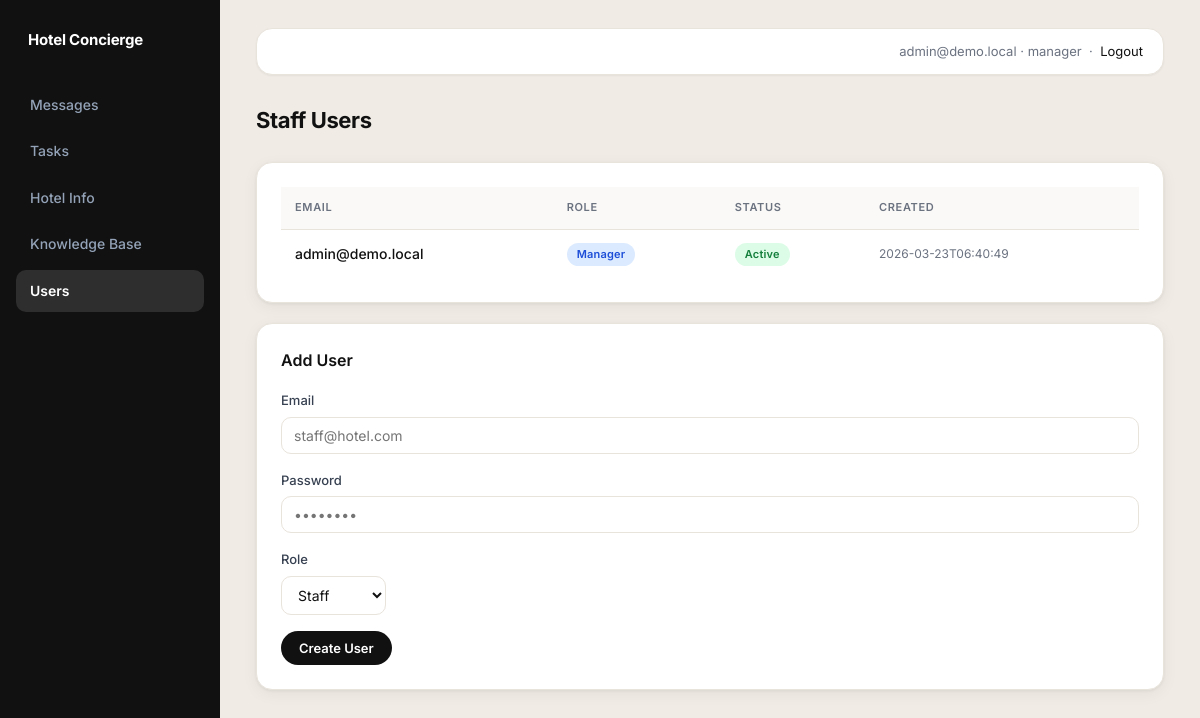
The page /admin/users (signed in) on the database its author committed.
### tables this page shows
CREATE TABLE staff_users (
            id INTEGER PRIMARY KEY AUTOINCREMENT,
            hotel_id INTEGER NOT NULL,
            email TEXT NOT NULL UNIQUE,
            password_hash TEXT NOT NULL,
            role TEXT NOT NULL,
            is_active INTEGER NOT NULL DEFAULT 1,
            created_at TEXT NOT NULL,
            FOREIGN KEY (hotel_id) REFERENCES hotels (id)
        );

### admin.py (the view, shortened to what this page needs)
@admin_bp.route("/admin/users", methods=["GET", "POST"])
@login_required
@role_required("manager")
def admin_users():
    hotel_id = session.get("hotel_id")
    rows = list_staff_users(hotel_id)
    csrf_token = _ensure_csrf_token()
    return render_template(
        "users.html",
        rows=rows,
        csrf_token=csrf_token,
        title="Users",
        active_page="users",
    )

### admin.py (called while the page is built)
def _ensure_csrf_token():
    if not session.get("csrf_token"):
        session["csrf_token"] = secrets.token_urlsafe(16)
    return session["csrf_token"]

### app.py (called while the page is built)
@app.before_request
def _load_user():
    load_current_user()

### auth.py (called while the page is built)
def load_current_user():
    user_id = session.get("user_id")
    if not user_id:
        g.current_user = None
        return
    user = get_staff_user_by_id(user_id)
    if not user:
        session.clear()
        g.current_user = None
        return
    g.current_user = user

def login_required(fn):
    @wraps(fn)
    def wrapper(*args, **kwargs):
        if not session.get("user_id"):
            return redirect(url_for("login"))
        return fn(*args, **kwargs)
    return wrapper

def role_required(*roles):
    def decorator(fn):
        @wraps(fn)
        def wrapper(*args, **kwargs):
            user = get_staff_user_by_id(session.get("user_id", -1))
            role = user["role"] if user and "role" in user.keys() else None
            if not user or role not in roles:
                return redirect(url_for("admin.admin_messages"))
            return fn(*args, **kwargs)
        return wrapper
    return decorator

### db.py (called while the page is built)
def get_conn():
    if IS_POSTGRES:
        if psycopg2 is None:
            raise RuntimeError("psycopg2 is required for Postgres but is not installed")
        return psycopg2.connect(DATABASE_URL, cursor_factory=RealDictCursor)
    conn = sqlite3.connect(DB_PATH)
    conn.row_factory = sqlite3.Row
    return conn

def _convert_sql(sql: str) -> str:
    if IS_POSTGRES:
        return sql.replace("?", "%s")
    return sql

def _fetchall(sql: str, params=()):
    conn = get_conn()
    cur = conn.cursor()
    cur.execute(_convert_sql(sql), params)
    rows = cur.fetchall()
    conn.close()
    return rows

def _fetchone(sql: str, params=()):
    conn = get_conn()
    cur = conn.cursor()
    cur.execute(_convert_sql(sql), params)
    row = cur.fetchone()
    conn.close()
    return row

def get_staff_user_by_id(user_id: int):
    return _fetchone("SELECT * FROM staff_users WHERE id = ? AND is_active = ?", (user_id, True))

def list_staff_users(hotel_id: int):
    return _fetchall(
        "SELECT id, email, role, is_active, created_at FROM staff_users WHERE hotel_id = ? ORDER BY id DESC",
        (hotel_id,),
    )

### templates/users.html (shortened to what this page needs)
{% extends "base_admin.html" %}
{% block content %}
<div class="page-header">
  <h2>Staff Users</h2>
</div>
<div class="panel">
  <table class="table">
    <thead>
      <tr>
        <th>Email</th>
        <th>Role</th>
        <th>Status</th>
        <th>Created</th>
      </tr>
    </thead>
    <tbody>
      {% for r in rows %}
      <tr>
        <td style="font-weight:500;">{{ r['email'] }}</td>
        <td><span class="badge {{ 'normal' if r['role']=='manager' else 'low' }}">{{ r['role']|capitalize }}</span></td>
        <td><span class="badge {{ 'done' if r['is_active'] else 'open' }}">{{ 'Active' if r['is_active'] else 'Inactive' }}</span></td>
        <td class="small">{{ r['created_at'] }}</td>
      </tr>
      {% endfor %}
    </tbody>
  </table>
</div>
<div class="panel" style="margin-top:20px;">
  <h3>Add User</h3>
  <form method="post">
    <div class="form-group">
      <label>Email</label>
      <input class="input" type="email" name="email" placeholder="staff@hotel.com" />
    </div>
    <div class="form-group">
      <label>Password</label>
      <input class="input" type="password" name="password" placeholder="••••••••" />
    </div>
    <div class="form-group">
      <label>Role</label>
      <select name="role">
        <option value="staff">Staff</option>
      </select>
    </div>
    <button class="btn" type="submit">Create User</button>
  </form>
</div>
{% endblock %}

### templates/base_admin.html (shortened to what this page needs)
<!doctype html>
<html lang="en">
  <head>
    <link rel="stylesheet" href="/static/admin.css" />
  </head>
  <body>
    <div class="layout">
      <aside class="sidebar">
        <h1>Hotel Concierge</h1>
        <nav class="nav">
          <a href="/admin/messages" class="{% if active_page=='messages' %}active{% endif %}">Messages</a>
          <a href="/admin/tasks" class="{% if active_page=='tasks' %}active{% endif %}">Tasks</a>
          <a href="/admin/hotel" class="{% if active_page=='hotel' %}active{% endif %}">Hotel Info</a>
          <a href="/admin/knowledge" class="{% if active_page=='knowledge' %}active{% endif %}">Knowledge Base</a>
          <a href="/admin/users" class="{% if active_page=='users' %}active{% endif %}">Users</a>
        </nav>
      </aside>
      <main class="content">
        <div class="topbar">
          <div class="user">
            {{ session.get('email','') }} · {{ session.get('role','') }}
            &nbsp;·&nbsp; <a href="/logout">Logout</a>
          </div>
        </div>
        {% block content %}{% endblock %}
      </main>
    </div>
  </body>
</html>

### static/admin.css (style rules this page uses)
:root { --bg: #f0ece5; --panel: #ffffff; --text: #111111; --muted: #6b7280; --border: #e8e3db; --accent: #111111; --accent-fg: #ffffff; --danger: #dc2626; --success: #16a34a; --warning: #d97706; --shadow: 0 1px 3px rgba(0,0,0,0.06), 0 4px 16px rgba(0,0,0,0.05); --shadow-sm: 0 1px 2px rgba(0,0,0,0.05); --radius: 16px; --radius-sm: 10px; --radius-pill: 999px; }
* { box-sizing: border-box; margin: 0; padding: 0; }
body { font-family: 'Inter', 'SF Pro Text', 'Helvetica Neue', Arial, sans-serif; color: var(--text); background: var(--bg); font-size: 14px; line-height: 1.6; -webkit-font-smoothing: antialiased; }
a { color: var(--accent); text-decoration: none; }
.layout { display: grid; grid-template-columns: 220px 1fr; min-height: 100vh; }
.sidebar { background: #111111; color: #e2e8f0; padding: 28px 16px 28px; position: sticky; top: 0; height: 100vh; display: flex; flex-direction: column; gap: 0; }
.sidebar h1 { font-size: 15px; font-weight: 700; color: #ffffff; letter-spacing: -0.2px; padding: 0 12px; margin-bottom: 32px; }
.nav { display: flex; flex-direction: column; gap: 4px; }
.nav a { display: block; padding: 10px 14px; border-radius: var(--radius-sm); color: #94a3b8; font-size: 14px; font-weight: 500; transition: background 0.15s, color 0.15s; }
.nav a.active { background: rgba(255,255,255,0.12); color: #ffffff; font-weight: 600; }
.content { padding: 28px 36px 48px; width: 100%; min-width: 0; }
.topbar { display: flex; align-items: center; justify-content: flex-end; background: var(--panel); padding: 12px 20px; border: 1px solid var(--border); border-radius: var(--radius); box-shadow: var(--shadow-sm); margin-bottom: 28px; }
.topbar .user { color: var(--muted); font-size: 13px; }
.btn { display: inline-flex; align-items: center; gap: 6px; background: var(--accent); color: var(--accent-fg); padding: 9px 18px; border: none; border-radius: var(--radius-pill); cursor: pointer; font-size: 13px; font-weight: 600; font-family: inherit; transition: opacity 0.15s; white-space: nowrap; }
.panel { background: var(--panel); border: 1px solid var(--border); border-radius: var(--radius); padding: 24px; box-shadow: var(--shadow); }
.panel h3 { font-size: 16px; font-weight: 600; margin-bottom: 16px; }
.table { width: 100%; border-collapse: collapse; }
.table th, .table td { padding: 12px 14px; border-bottom: 1px solid var(--border); text-align: left; vertical-align: middle; }
.table tr:last-child td { border-bottom: none; }
.table th { font-size: 11px; font-weight: 600; text-transform: uppercase; letter-spacing: 0.06em; color: var(--muted); background: #faf9f7; }
.badge { display: inline-flex; align-items: center; padding: 3px 10px; border-radius: var(--radius-pill); font-size: 11px; font-weight: 600; letter-spacing: 0.02em; }
.badge.done { background: #dcfce7; color: #15803d; }
.badge.normal { background: #dbeafe; color: #1d4ed8; }
.input, select, textarea { border: 1px solid var(--border); padding: 9px 12px; border-radius: var(--radius-sm); font-size: 14px; font-family: inherit; background: #fff; color: var(--text); outline: none; transition: border-color 0.15s; width: 100%; }
select { width: auto; }
label { display: block; font-size: 13px; font-weight: 500; color: #374151; margin-bottom: 6px; }
.form-group { margin-bottom: 16px; }
.small { font-size: 12px; color: var(--muted); }
.page-header { margin-bottom: 24px; }
.page-header h2 { font-size: 22px; font-weight: 700; letter-spacing: -0.4px; }

### rows shown on the page
staff_users: get "admin@demo.local", get "manager", email "admin@demo.local", role "Manager", is_active "Active", created_at "2026-03-23T06:40:49"
